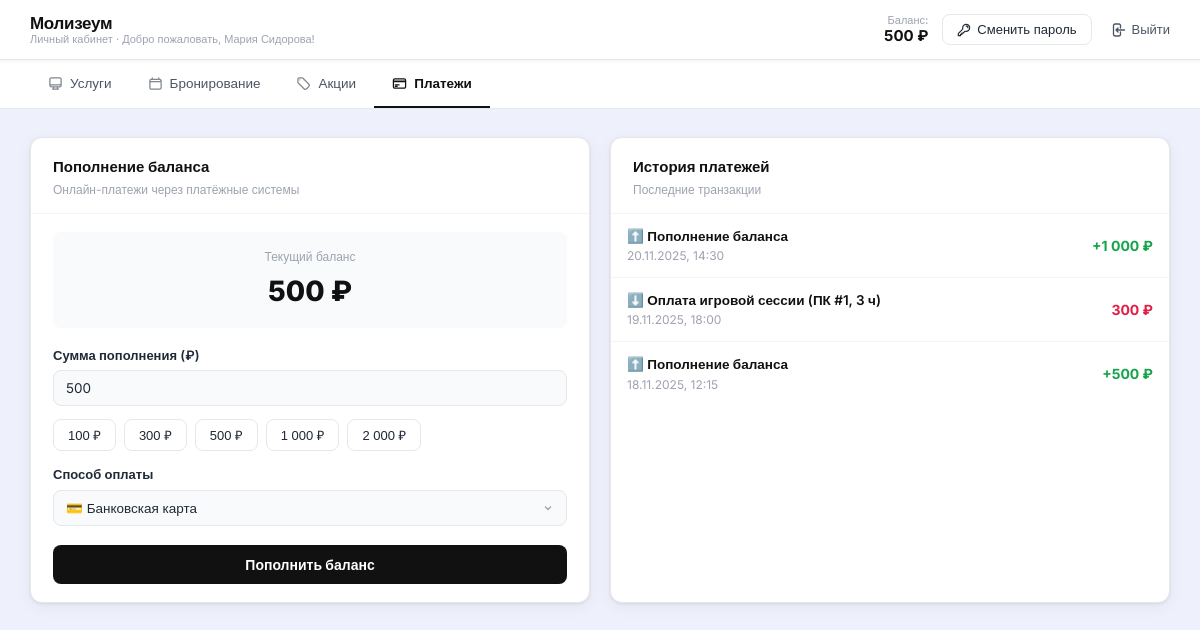
The page /client/payments.php (signed in) on the database its author committed.
### tables this page shows
CREATE TABLE IF NOT EXISTS `users` (
  `id`           INT AUTO_INCREMENT PRIMARY KEY,
  `first_name`   VARCHAR(50)  NOT NULL,
  `last_name`    VARCHAR(50)  NOT NULL,
  `email`        VARCHAR(100) NOT NULL UNIQUE,
  `phone`        VARCHAR(20)  NOT NULL,
  `password`     VARCHAR(255) NOT NULL,
  `role`         ENUM('admin','employee','client') NOT NULL DEFAULT 'client',
  `status`       ENUM('active','blocked','unconfirmed') NOT NULL DEFAULT 'active',
  `balance`      DECIMAL(10,2) NOT NULL DEFAULT 0.00,
  `schedule`     VARCHAR(100) DEFAULT NULL COMMENT 'График работы сотрудника',
  `salary`       INT DEFAULT NULL COMMENT 'Зарплата сотрудника (руб)',
  `created_at`   TIMESTAMP NOT NULL DEFAULT CURRENT_TIMESTAMP
);

CREATE TABLE IF NOT EXISTS `payments` (
  `id`          INT AUTO_INCREMENT PRIMARY KEY,
  `user_id`     INT NOT NULL,
  `amount`      DECIMAL(10,2) NOT NULL COMMENT 'Положительное — пополнение, отрицательное — списание',
  `type`        ENUM('topup','booking','snack') NOT NULL DEFAULT 'topup',
  `description` VARCHAR(120) NOT NULL DEFAULT '',
  `created_at`  TIMESTAMP NOT NULL DEFAULT CURRENT_TIMESTAMP,
  FOREIGN KEY (`user_id`) REFERENCES `users`(`id`) ON DELETE CASCADE
);

### client/payments.php (the view, shortened to what this page needs)
<?php
require_once '../config.php';
$uid = $_SESSION['user_id'];
$balance_result = $conn->query("SELECT balance FROM users WHERE id = $uid");
$balance = 0.0;
if ($balance_result && $balance_result->num_rows > 0) {
    $row_data = $balance_result->fetch_assoc();
    $balance = isset($row_data['balance']) ? (float)$row_data['balance'] : 0.0;
}
$history_result = $conn->query(
    "SELECT * FROM payments WHERE user_id = $uid ORDER BY created_at DESC LIMIT 30"
);
$history = [];
if ($history_result) {
    while ($row = $history_result->fetch_assoc()) {
        $row['amount_float'] = isset($row['amount']) ? (float)$row['amount'] : 0.0;
        $history[] = $row;
    }
}
include 'header.php';
?>
<div class="employee-layout">
    <div class="employee-panel" style="align-self:flex-start">
        <div class="ep-header">
            <div class="ep-title">Пополнение баланса</div>
            <div class="ep-desc">Онлайн-платежи через платёжные системы</div>
        </div>
        <div class="ep-body">
            <div style="background:var(--gray-50);border-radius:var(--radius-sm);
                        padding:16px;margin-bottom:18px;text-align:center">
                <div style="font-size:12px;color:var(--gray-400);margin-bottom:4px">Текущий баланс</div>
                <div style="font-size:28px;font-weight:800;color:var(--black)">
                    <?= number_format($balance, 0, '.', ' ') ?> ₽
                </div>
            </div>
            <form method="POST">
                <div class="ep-form-group">
                    <label class="form-label">Сумма пополнения (₽)</label>
                    <input type="number" class="form-input" name="amount"
                           value="500" min="50" max="50000" step="50" required>
                </div>
                <div style="display:flex;gap:8px;margin-bottom:14px;flex-wrap:wrap">
                    <?php foreach ([100, 300, 500, 1000, 2000] as $q): ?>
                        <button type="button"
                                onclick="document.querySelector('[name=amount]').value=<?= $q ?>"
                                style="padding:6px 14px;border:1px solid var(--gray-200);
                                       border-radius:var(--radius-sm);background:var(--white);
                                       font-size:13px;font-weight:500;cursor:pointer;color:var(--gray-800)">
                            <?= number_format($q, 0, '.', ' ') ?> ₽
                        </button>
                    <?php endforeach; ?>
                </div>
                <div class="ep-form-group">
                    <label class="form-label">Способ оплаты</label>
                    <select class="form-select" name="method">
                        <option value="card">💳 Банковская карта</option>
                    </select>
                </div>
                <button type="submit" class="btn-primary" style="margin-top:6px">
                    Пополнить баланс
                </button>
            </form>
        </div>
    </div>
    <div class="employee-panel">
        <div class="ep-header">
            <div class="ep-title">История платежей</div>
            <div class="ep-desc">Последние транзакции</div>
        </div>
        <ul class="ep-list" style="max-height:calc(100vh - 220px);overflow-y:auto">
            <?php if (empty($history)): ?>
                <li style="padding:40px;text-align:center;color:var(--gray-400)">
                    История транзакций пуста
                </li>
            <?php else: ?>
                <?php foreach ($history as $p):
                    $amount_val = $p['amount_float'];
                    $plus   = $amount_val > 0;
                    $color  = $plus ? 'var(--green)' : 'var(--red)';
                    $prefix = $plus ? '+' : '';
                    $icon   = $plus ? '⬆️' : '⬇️';
                ?>
                    <li class="ep-list-item">
                        <div>
                            <div class="ep-list-item-name" style="font-size:13.5px">
                                <?= $icon ?> <?= htmlspecialchars($p['description']) ?>
                            </div>
                            <div class="ep-list-item-sub">
                                <?= date('d.m.Y, H:i', strtotime($p['created_at'])) ?>
                            </div>
                        </div>
                        <strong style="font-size:14px;font-weight:700;color:<?= $color ?>;white-space:nowrap">
                            <?= $prefix . number_format(abs($amount_val), 0, '.', ' ') ?> ₽
                        </strong>
                    </li>
                <?php endforeach; ?>
            <?php endif; ?>
        </ul>
    </div>
</div>
</body>
</html>

### client/header.php (shortened to what this page needs)
<?php
$uid     = $_SESSION['user_id'];
$current = basename($_SERVER['PHP_SELF']);
$row = $conn->query("SELECT first_name, last_name, balance FROM users WHERE id=$uid")->fetch_assoc();
$header_balance = number_format((float)$row['balance'], 0, '.', ' ');
$fullname = htmlspecialchars($row['first_name'] . ' ' . $row['last_name']);
?>
<!DOCTYPE html>
<html lang="ru">
<head>
    <link rel="stylesheet" href="../css/style.css">
</head>
<body>
<header class="panel-header">
    <div class="panel-header-left">
        <a href="services.php" class="panel-logo">Молизеум</a>
        <span class="panel-subtitle">Личный кабинет · Добро пожаловать, <?= $fullname ?>!</span>
    </div>
    <div class="panel-header-right">
        <div style="text-align:right;line-height:1.2">
            <div style="font-size:11px;color:#9ca3af;font-weight:500">Баланс:</div>
            <div style="font-size:15px;font-weight:700;color:#111"><?= $header_balance ?> ₽</div>
        </div>
        <button onclick="openChangePwd()"
                style="display:inline-flex;align-items:center;gap:6px;padding:7px 14px;
                       border:1px solid var(--gray-200);border-radius:var(--radius-sm);
                       background:var(--white);font-size:13px;font-weight:500;
                       cursor:pointer;color:var(--gray-800);margin-right:4px">
            Сменить пароль
        </button>
        <a href="../logout.php" class="btn-logout">
            Выйти
        </a>
    </div>
</header>
<nav class="panel-nav">
    <a href="services.php" class="<?= $current === 'services.php' ? 'active' : '' ?>">
        Услуги
    </a>
    <a href="booking.php" class="<?= $current === 'booking.php' ? 'active' : '' ?>">
        Бронирование
    </a>
    <a href="promotions.php" class="<?= $current === 'promotions.php' ? 'active' : '' ?>">
        Акции
    </a>
    <a href="payments.php" class="<?= $current === 'payments.php' ? 'active' : '' ?>">
        Платежи
    </a>
</nav>

### css/style.css (style rules this page uses)
:root { --bg: #eef1fb; --white: #ffffff; --black: #111111; --gray-50: #f9fafb; --gray-100: #f3f4f6; --gray-200: #e5e7eb; --gray-400: #9ca3af; --gray-600: #4b5563; --gray-800: #1f2937; --red: #e11d48; --red-light: #fce7ef; --red-dark: #be123c; --green: #16a34a; --green-light: #dcfce7; --blue: #2563eb; --blue-light: #eff6ff; --yellow-light: #fef9c3; --yellow: #a16207; --shadow: 0 1px 3px rgba(0,0,0,.08), 0 4px 16px rgba(0,0,0,.05); --radius: 12px; --radius-sm: 8px; --radius-xs: 6px; }
* { box-sizing: border-box; margin: 0; padding: 0; }
body { font-family: 'Inter', sans-serif; background: var(--bg); color: var(--gray-800); min-height: 100vh; font-size: 14px; line-height: 1.5; }
.form-label { display: block; font-size: 13px; font-weight: 600; color: var(--gray-800); margin-bottom: 5px; }
.form-input { width: 100%; padding: 9px 12px; border: 1px solid var(--gray-200); border-radius: var(--radius-sm); background: var(--gray-50); font-family: 'Inter', sans-serif; font-size: 13.5px; color: var(--gray-800); transition: border .15s, box-shadow .15s; outline: none; }
.form-input::placeholder { color: var(--gray-400); }
.btn-primary { width: 100%; padding: 11px; background: var(--black); color: var(--white); border: none; border-radius: var(--radius-sm); font-family: 'Inter', sans-serif; font-size: 14px; font-weight: 700; cursor: pointer; transition: background .15s; margin-top: 6px; }
.panel-header { background: var(--white); border-bottom: 1px solid var(--gray-200); padding: 0 30px; display: flex; align-items: center; justify-content: space-between; height: 60px; position: sticky; top: 0; z-index: 100; box-shadow: 0 1px 4px rgba(0,0,0,.06); }
.panel-header-left { display: flex; flex-direction: column; line-height: 1.2; }
.panel-logo { font-size: 17px; font-weight: 800; color: var(--black); text-decoration: none; letter-spacing: -0.3px; }
.panel-subtitle { font-size: 11px; color: var(--gray-400); font-weight: 400; }
.panel-header-right { display: flex; align-items: center; gap: 14px; }
.btn-logout { display: flex; align-items: center; gap: 6px; color: var(--gray-600); text-decoration: none; font-size: 13px; font-weight: 500; transition: color .15s; }
.btn-logout svg { width: 16px; height: 16px; }
.panel-nav { background: var(--white); border-bottom: 1px solid var(--gray-200); padding: 0 30px; display: flex; gap: 0; }
.panel-nav a { display: flex; align-items: center; gap: 7px; padding: 13px 18px; color: var(--gray-600); text-decoration: none; font-size: 13.5px; font-weight: 500; border-bottom: 2px solid transparent; transition: color .15s, border-color .15s; white-space: nowrap; }
.panel-nav a.active { color: var(--black); border-bottom-color: var(--black); font-weight: 600; }
.panel-nav a svg { width: 15px; height: 15px; opacity: .7; }
.panel-nav a.active svg { opacity: 1; }
.employee-layout { display: grid; grid-template-columns: 1fr 1fr; gap: 20px; max-width: 1280px; margin: 0 auto; padding: 28px 30px; }
.employee-panel { background: var(--white); border-radius: var(--radius); border: 1px solid var(--gray-200); box-shadow: var(--shadow); overflow: hidden; }
.ep-header { padding: 18px 22px 14px; border-bottom: 1px solid var(--gray-100); }
.ep-title { font-size: 15px; font-weight: 700; color: var(--black); }
.ep-desc { font-size: 12px; color: var(--gray-400); margin-top: 2px; }
.ep-body { padding: 18px 22px; }
.ep-form-group { margin-bottom: 13px; }
.ep-list { list-style: none; }
.ep-list-item { display: flex; justify-content: space-between; align-items: center; padding: 12px 16px; border-bottom: 1px solid var(--gray-100); transition: background .12s; }
.ep-list-item:last-child { border-bottom: none; }
.ep-list-item-name { font-weight: 600; font-size: 13.5px; color: var(--black); }
.ep-list-item-sub { font-size: 12px; color: var(--gray-400); margin-top: 1px; }
.form-select { width: 100%; padding: 9px 32px 9px 12px; border: 1px solid var(--gray-200); border-radius: var(--radius-sm); font-family: 'Inter', sans-serif; font-size: 13.5px; color: var(--gray-800); appearance: none; cursor: pointer; outline: none; transition: border .15s; }

### rows shown on the page
users: fullname "Мария Сидорова", balance "500"
payments: icon "⬆️", description "Пополнение баланса", created_at "20.11.2025, 14:30", prefix "+", amount_val "1 000"
payments: icon "⬇️", description "Оплата игровой сессии (ПК #1, 3 ч)", created_at "19.11.2025, 18:00", amount_val "300"
payments: icon "⬆️", description "Пополнение баланса", created_at "18.11.2025, 12:15", prefix "+", amount_val "500"

### other values the page prints
$q "100"
$q "300"
$q "500"
$q "1 000"
$q "2 000"
